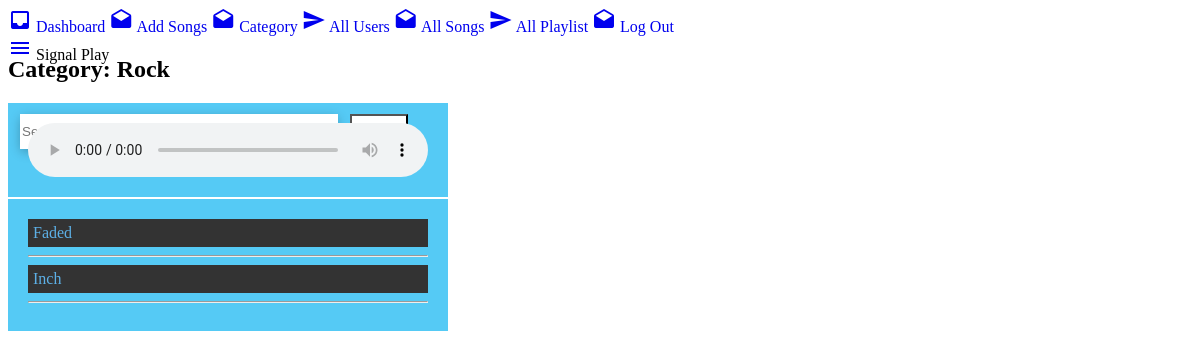
/admin/viewDetailsCategory.php?categoryDetail=9 (signed in), run on the app's committed database.
### tables this page shows
CREATE TABLE `category` (
  `cId` int(3) NOT NULL,
  `cName` varchar(256) NOT NULL,
  `cDescription` varchar(256) NOT NULL,
  `cImage` text NOT NULL
);

CREATE TABLE `songs` (
  `sId` int(3) NOT NULL,
  `uId` int(3) NOT NULL,
  `sSong` text NOT NULL,
  `sTitle` varchar(256) NOT NULL,
  `sArtist` varchar(256) NOT NULL,
  `sImage` text NOT NULL,
  `sSource` text NOT NULL,
  `sDescription` varchar(256) NOT NULL,
  `sDuration` varchar(256) NOT NULL
);

### admin/viewDetailsCategory.php (the view, shortened to what this page needs)
<?php
require "db.php";
if(isset($_GET['categoryDetail'])){
	$categoryId = $_GET['categoryDetail'];
}
$query = "SELECT * FROM category WHERE cId=$categoryId";
$category= mysqli_query($con,$query);
while($row = mysqli_fetch_assoc($category)){
	$cName = $row['cName'];
}
?>
<!DOCTYPE html>
<html>
<head>
	<link rel="stylesheet" type="text/css" href="https://unpkg.com/material-components-web@latest/dist/material-components-web.min.css">
	<link rel="stylesheet" href="./css/style.css">
	<link rel="stylesheet" type="text/css" href="../user/css/searchBox.css">
</head>
<body>
	<?php include "header.php"; ?>
	<div class="mdc-drawer-app-content">
		<?php include "navbar.php";  ?>
		<main class="main-content" id="main-content">
			<div class="mdc-top-app-bar--fixed-adjust">
				<h2>Category: <?php echo $cName;  ?></h2>
				<?php
				$query = "SELECT * FROM catSongs WHERE cId=$categoryId LIMIT 1";
				$select_song_id= mysqli_query($con,$query);
				while($row = mysqli_fetch_assoc($select_song_id)){
					$song_id = $row['sId'];
					$query = "SELECT * FROM songs WHERE sId=$song_id ";
					$select_song= mysqli_query($con,$query);
					while($row = mysqli_fetch_assoc($select_song)){
						$song = $row['sSong'];
						?>
						<audio id="audio" preload="auto" tabindex="0" controls="">
							<source src="<?php echo $song; ?>">
							</audio>
							<?php
						}
					}
					?>
					<nav role='navigation'>
						<ul id="playlist">
							<?php
							$query = "SELECT * FROM catSongs WHERE cId=$categoryId";
							$select_song_id= mysqli_query($con,$query);
							while($row = mysqli_fetch_assoc($select_song_id)){
								$song_id = $row['sId'];
								$query = "SELECT * FROM songs WHERE sId=$song_id ";
								$select_song= mysqli_query($con,$query);
								while($row = mysqli_fetch_assoc($select_song)){
									$song = $row['sSong'];
									$songTitle = $row['sTitle'];
									?>
									<li class="active">
										<a href="<?php echo $song ?>">
											<?php echo $songTitle;  ?>
										</a>
										<hr>
									</li>
									<?php
								}
							}
							?>
						</ul>
					</nav>
				</div>
			</main>
		</div>
	</body>
	</html>

### admin/css/style.css (style rules this page uses)
.mdc-drawer-app-content { flex: auto; overflow: auto; }
.main-content { overflow: auto; height: 100%; }
a { text-decoration: none !important; }

### admin/viewDetailsCategory.php (style rules this page uses)
#playlist,audio { background:#55CAF5;width:400px;padding:20px; }
#playlist { margin-top:-2px; }
.active a { color:#5DB0E6; }
li { list-style:none;text-decoration: }
li a { color:#eeeedd;background:#333;padding:5px;display:block;text-decoration:none; }

### data on the page
category: cName "Rock"
songs: sTitle "Faded"
songs: sTitle "Inch"
